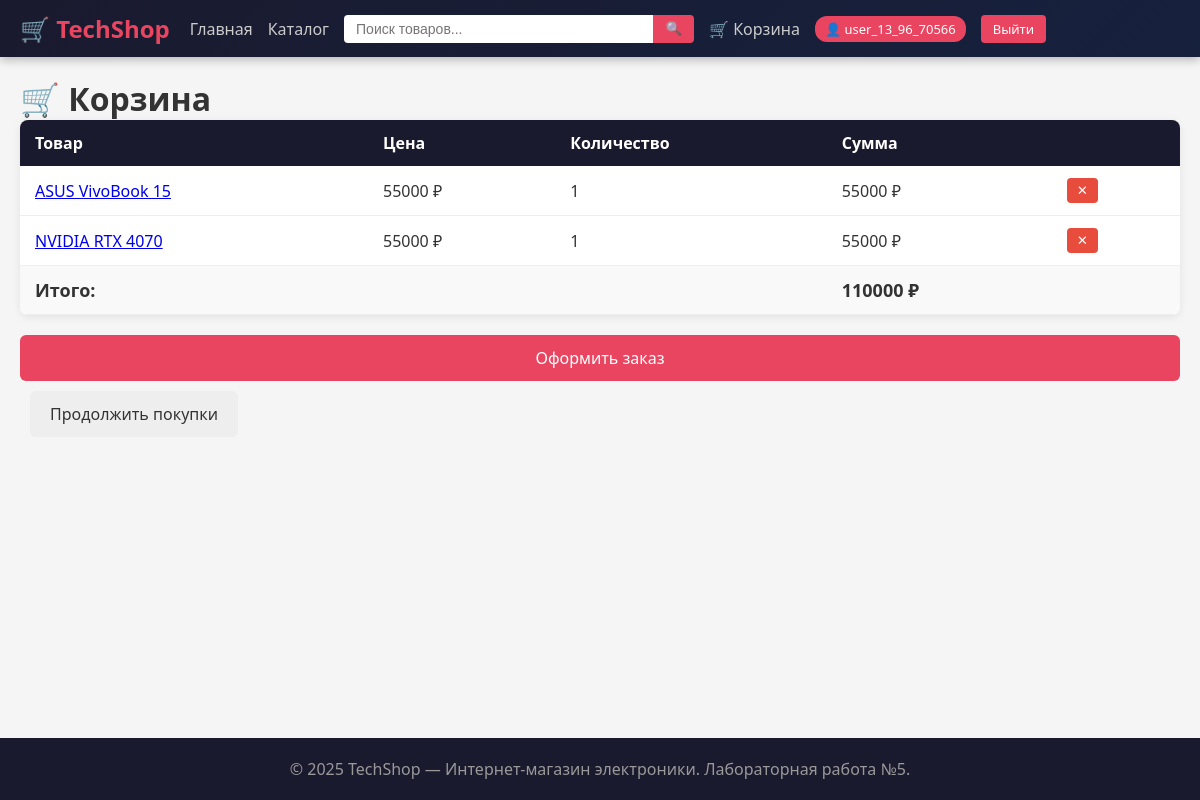
/cart (signed in), run on the app's committed database.
### tables this page shows
CREATE TABLE cart (
            id INTEGER PRIMARY KEY AUTOINCREMENT,
            user_id INTEGER NOT NULL,
            product_id INTEGER NOT NULL,
            quantity INTEGER NOT NULL DEFAULT 1,
            added_at TIMESTAMP DEFAULT CURRENT_TIMESTAMP,
            FOREIGN KEY (user_id) REFERENCES users(id),
            FOREIGN KEY (product_id) REFERENCES products(id)
        );

CREATE TABLE products (
            id INTEGER PRIMARY KEY AUTOINCREMENT,
            name TEXT NOT NULL,
            description TEXT DEFAULT '',
            price REAL NOT NULL,
            old_price REAL DEFAULT NULL,
            stock INTEGER NOT NULL DEFAULT 0,
            category_id INTEGER,
            rating REAL DEFAULT 0.0,
            reviews_count INTEGER DEFAULT 0,
            image_url TEXT DEFAULT '',
            created_at TIMESTAMP DEFAULT CURRENT_TIMESTAMP,
            FOREIGN KEY (category_id) REFERENCES categories(id)
        );

### app.py (the view)
@app.route('/cart')
def cart():
    user_id = session.get('user_id')
    if not user_id:
        if request.is_json:
            return jsonify({'error': 'Требуется авторизация'}), 401
        return redirect(url_for('login'))
    conn = get_db()
    items = conn.execute(
        '''SELECT c.id as cart_id, c.quantity, p.id as product_id,
                  p.name, p.price, (p.price * c.quantity) as subtotal
           FROM cart c
           JOIN products p ON c.product_id = p.id
           WHERE c.user_id = ?''', (user_id,)
    ).fetchall()
    total = sum(item['subtotal'] for item in items)
    conn.close()
    return render_template('cart.html', items=items, total=total)

### app.py (called while the page is built)
def get_db():
    conn = sqlite3.connect('shop.db')
    conn.row_factory = sqlite3.Row
    return conn

### templates/cart.html (shortened to what this page needs)
{% extends "base.html" %}
{% block content %}
<h1>🛒 Корзина</h1>
{% if items %}
<table class="cart-table">
    <thead>
        <tr>
            <th>Товар</th>
            <th>Цена</th>
            <th>Количество</th>
            <th>Сумма</th>
            <th></th>
        </tr>
    </thead>
    <tbody>
        {% for item in items %}
        <tr>
            <td><a href="/product/{{ item.product_id }}">{{ item.name }}</a></td>
            <td>{{ "%.0f"|format(item.price) }} ₽</td>
            <td>{{ item.quantity }}</td>
            <td>{{ "%.0f"|format(item.subtotal) }} ₽</td>
            <td>
                <form method="post" action="/cart/remove/{{ item.cart_id }}">
                    <button type="submit" class="btn-remove">✕</button>
                </form>
            </td>
        </tr>
        {% endfor %}
    </tbody>
    <tfoot>
        <tr>
            <td colspan="3"><strong>Итого:</strong></td>
            <td><strong>{{ "%.0f"|format(total) }} ₽</strong></td>
            <td></td>
        </tr>
    </tfoot>
</table>
<a href="/checkout" class="btn-primary">Оформить заказ</a>
<a href="/catalog" class="btn-secondary">Продолжить покупки</a>
{% else %}
<p>Корзина пуста. <a href="/catalog">Перейти в каталог</a></p>
{% endif %}
{% endblock %}

### static/style.css (style rules this page uses)
* { margin: 0; padding: 0; box-sizing: border-box; }
body { font-family: 'Segoe UI', Tahoma, sans-serif; background: #f5f5f5; color: #333; min-height: 100vh; display: flex; flex-direction: column; }
.btn-primary { display: block; width: 100%; padding: 12px; background: #e94560; color: white; border: none; border-radius: 6px; cursor: pointer; font-size: 16px; transition: background 0.2s; text-align: center; text-decoration: none; margin-top: 10px; }
.btn-secondary { display: inline-block; padding: 12px 20px; background: #eee; color: #333; border-radius: 6px; text-decoration: none; margin-top: 10px; margin-left: 10px; }
.cart-table { width: 100%; background: white; border-radius: 8px; overflow: hidden; box-shadow: 0 2px 8px rgba(0,0,0,0.08); border-collapse: collapse; margin-bottom: 20px; }
.cart-table th { background: #1a1a2e; color: white; padding: 12px 15px; text-align: left; }
.cart-table td { padding: 12px 15px; border-bottom: 1px solid #eee; }
.cart-table tfoot td { font-size: 18px; background: #f9f9f9; }
.btn-remove { background: #e74c3c; color: white; border: none; padding: 5px 10px; border-radius: 4px; cursor: pointer; }

### data on the page
cart: name "ASUS VivoBook 15", quantity "1", subtotal "55000"
products: price "55000"
cart: name "NVIDIA RTX 4070", quantity "1", subtotal "55000"
products: price "55000"

### other printed values
{{ session['username'] }} "user_13_96_70566"
{{ "%.0f"|format(total) }} "110000"
